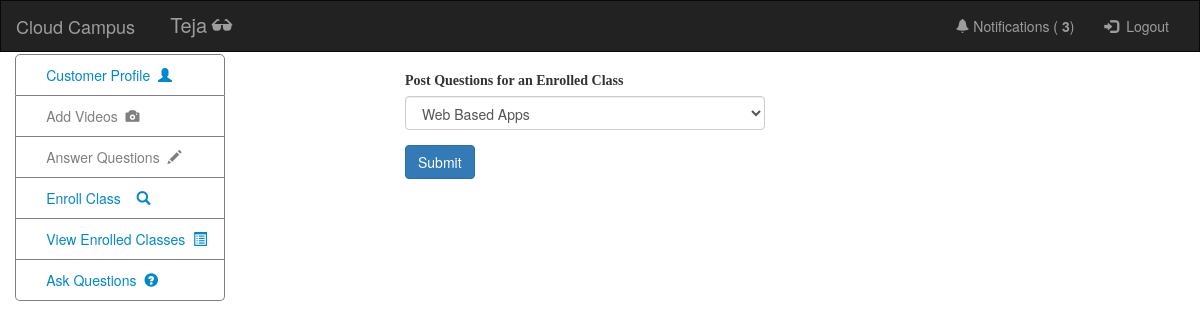
Before: /askquestions.php (signed in) with the older database file.
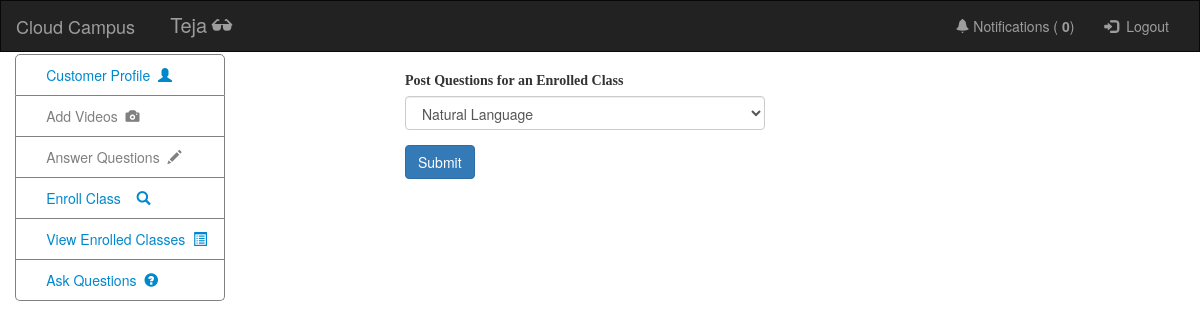
After: the same page with the newer database file.
### tables this page shows
CREATE TABLE IF NOT EXISTS `notifications` (
  `Id` int(5) NOT NULL AUTO_INCREMENT,
  `UserId` int(5) NOT NULL,
  `Videos` int(5) NOT NULL DEFAULT '0',
  `Questions` int(5) NOT NULL DEFAULT '0',
  `Answers` int(5) NOT NULL DEFAULT '0',
  PRIMARY KEY (`Id`),
  UNIQUE KEY `UserId` (`UserId`)
);

### session.php (called while the page is built, shortened)
<?php
include_once('connect-db.php');
$user_check=$_SESSION['login_user'];
$ses_sql=mysqli_query($mysqli,"select * from login where Username='$user_check'");
$row = mysqli_fetch_assoc($ses_sql);
$login_session =$row['Username'];
$login_id =$row['Id'];
$login_role = $row['Role'];
?>

### askquestions.php (the view, shortened to what this page needs)
<!DOCTYPE HTML PUBLIC "-//W3C//DTD HTML 4.01//EN" "http://www.w3.org/TR/html4/strict.dtd">
<html>
<head>
    <link rel="stylesheet" href="https://maxcdn.bootstrapcdn.com/bootstrap/3.3.7/css/bootstrap.min.css">
</head>
<body>
<?php
include_once('homepage.php');
require_once('connect-db.php');
if ($res = $mysqli->query("select * from login where Username='$login_session'")){
    $row1 = $res->fetch_object();
    $id = $row1->Id;
}
if ($result = $mysqli->query("SELECT * FROM enroll WHERE UserId = '$id'"))
{
    if ($result->num_rows > 0)
    {
        echo "<div class='container'>";
        echo "<div class='row'>";
        echo "<div class='col-xs-12 col-sm-8 col-md-4 col-sm-offset-2 col-md-offset-4'>";
        echo "<form method='post' action='askquestions.php' id=\"viewEnrolledClassForm\">";
        echo " <div class='form-group'>";
        echo "<label for='enrolledclass' class='list-classes-txt'>Post Questions for an Enrolled Class</label>";
        echo "<div class=\"form-group\" name=\"classId\" id=\"classId\" class=\"form-control\" required>";
        echo "<select id='selectedClass', name='selectedClass', class=\"form-control\">";
        while ($row = $result->fetch_object()) {
            $class = $mysqli->query("select * from class where Id='$row->ClassId'");
            $class_row = $class->fetch_object();
            if (empty($_POST['selectedClass'])) {
                echo "<option value = ".$row->ClassId.">". $class_row-> Name ."</option>";
            }
        }
        echo "</select>";
        echo "</div>";
        echo "</div>";
        echo "<button type='submit' class='btn btn-primary'>Submit</button>";
        echo "</form>";
    }
}
else
{
    echo "Error: " . $mysqli->error;
}
?>
</body>
</html>

### homepage.php (shortened to what this page needs)
<?php
include('session.php');
?>
<html>
<head>
  <link rel="stylesheet" href="https://maxcdn.bootstrapcdn.com/bootstrap/3.3.7/css/bootstrap.min.css">
  <link rel="stylesheet" href="home.css">
</head>
<body>
<div class="container-fluid text-center">
<div class="row">
<nav class="navbar navbar-inverse">
  <div class="container-fluid">
    <div class="navbar-header">
      <a class="navbar-brand" href="homepage.php">Cloud Campus</a>
    </div>
    <div class="collapse navbar-collapse" id="myNavbar">
      <ul class="nav navbar-nav nav-stacked">
	  <li id="user-name"><?php echo $login_session; ?>&nbsp;<span class="glyphicon glyphicon-sunglasses"></span></li>
	</ul>
        <ul class="nav navbar-nav navbar-right">
            <li class="dropdown">
                <a href="#" class="dropdown-toggle" data-toggle="dropdown" role="button" aria-haspopup="true" aria-expanded="false"><span class="glyphicon glyphicon-bell"></span> Notifications (<b>
                        <?php
                        $ses_sql=mysqli_query($mysqli,"select * from notifications where UserId = '$login_id'");
                        $row = mysqli_fetch_assoc($ses_sql);
                        echo $row['Videos']+$row['Questions']+$row['Answers'];
                        echo "</b>)";
                        echo "</a>";
                        ?>
                    </li>
            <li><a href="logout.php"><span class="glyphicon glyphicon-log-in"></span> &nbsp;Logout</a></li>
        </ul>
    </div>
  </div>
</nav>
</div>
    <ul class="nav nav-pills nav-stacked" id="vertical-nav">
        <li><a href="#">Customer Profile  &nbsp;<span class="glyphicon glyphicon-user"></span></a></li>
        <?php
        if($login_role == 'Student')
        {
            echo "<li><a href=\"addvideos.php\" class='disabled'>Add Videos &nbsp;<span class=\"glyphicon glyphicon-camera\"></span></a></li>";
            echo "<li><a href=\"answerquestions.php\" class='disabled'>Answer Questions &nbsp;<span class=\"glyphicon glyphicon-pencil\"></span></a></li>";
            echo "<li><a href=\"enrollclass.php\">Enroll Class   &nbsp;&nbsp;&nbsp;<span class=\"glyphicon glyphicon-search\"></span></a></li>";
            echo "<li><a href=\"viewenrolledclasses.php\">View Enrolled Classes &nbsp;<span class=\"glyphicon glyphicon-list-alt\"></span></a></li>";
            echo "<li><a href=\"askquestions.php\">Ask Questions &nbsp;<span class=\"glyphicon glyphicon-question-sign\"></span></a></li>";
        }
        ?>
    </ul>
</div>
</body>
</html>

Changed rows visible on the page:
changed notifications: $row['Videos']+$row['Questions']+$row['Answers'] "3" → "0"
Other visible differences:
form field selectedClass: "Web Based Apps" → "Natural Language"
